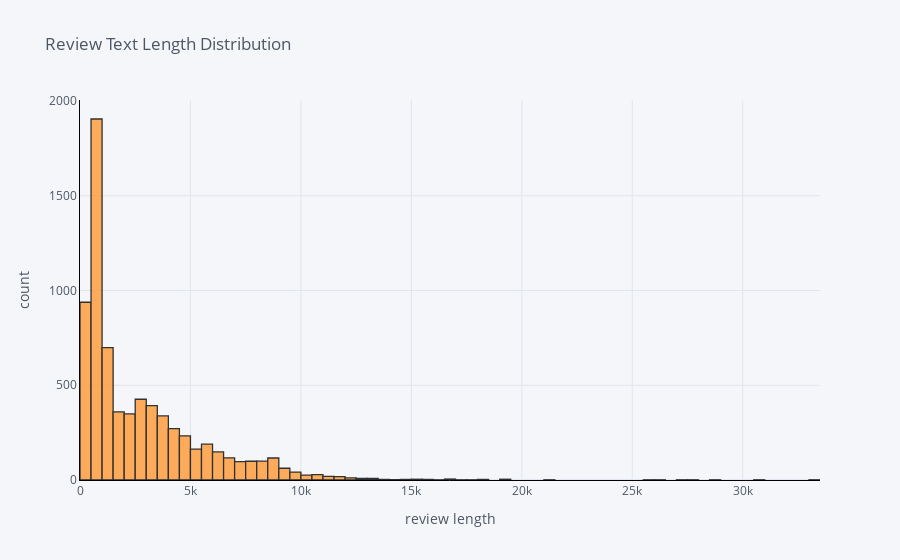

Notebook code for this chart:
### Code cell
df['review_length'].iplot(
  kind='hist',
  bins=100,
  xTitle='review length',
  linecolor='black',
  yTitle='count',
  title='Review Text Length Distribution')

### Figure 1 — Plotly figure (JSON) as saved in the notebook; plotly's stock layout.template omitted (floating-point values rounded to 4 significant figures; data arrays with more than 128 entries replaced by an {"elided": "..."} marker saying what was removed)
{"data": [{"histfunc": "count", "histnorm": "", "marker": {"color": "rgba(255, 153, 51, 1.0)", "line": {"color": "#000000", "width": 1.3}}, "name": "review_length", "nbinsx": 100, "opacity": 0.8, "orientation": "v", "type": "histogram", "x": {"elided": "7200 int values"}}], "layout": {"barmode": "overlay", "legend": {"bgcolor": "#F5F6F9", "font": {"color": "#4D5663"}}, "paper_bgcolor": "#F5F6F9", "plot_bgcolor": "#F5F6F9", "title": {"font": {"color": "#4D5663"}, "text": "Review Text Length Distribution"}, "xaxis": {"gridcolor": "#E1E5ED", "linecolor": "black", "showgrid": true, "tickfont": {"color": "#4D5663"}, "title": {"font": {"color": "#4D5663"}, "text": "review length"}, "zerolinecolor": "#E1E5ED"}, "yaxis": {"gridcolor": "#E1E5ED", "linecolor": "black", "showgrid": true, "tickfont": {"color": "#4D5663"}, "title": {"font": {"color": "#4D5663"}, "text": "count"}, "zerolinecolor": "#E1E5ED"}}}
